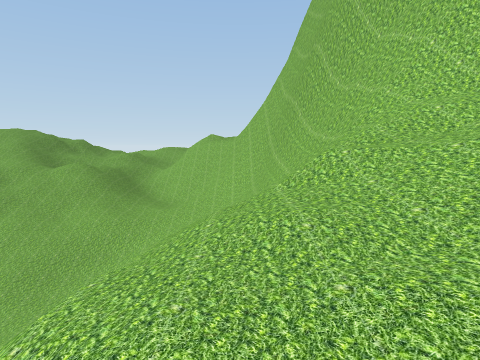
view 1 (above)

16 first-person views from a walk through a scene from a Unity 3-D project. The camera is 1.4 m above the floor, tilts 6° down and sees 75° across. The floor is counted in squares, 2.4 m on a side. Each view is taken from the middle of a square. On the plan, view 1 faces up. The plan holds only what a view shows up to about 9 squares ahead; the rest is blank. The place goes on beyond the plan. The player is left out.

view 2
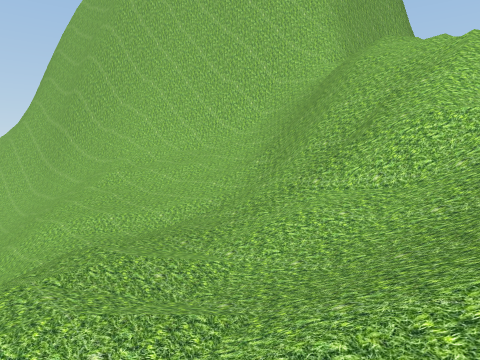

view 3
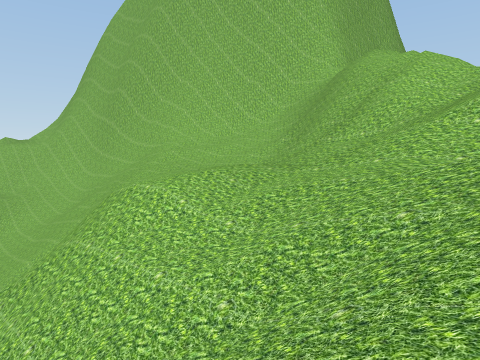

view 4
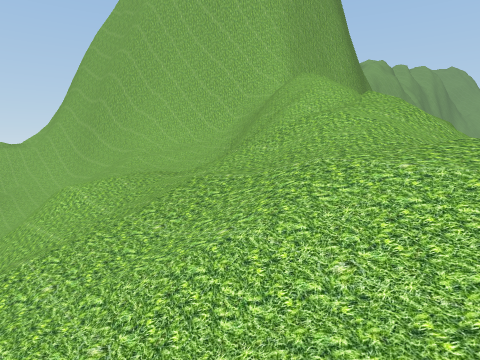

view 5
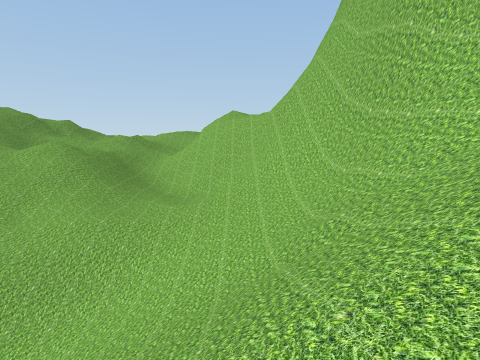

view 6
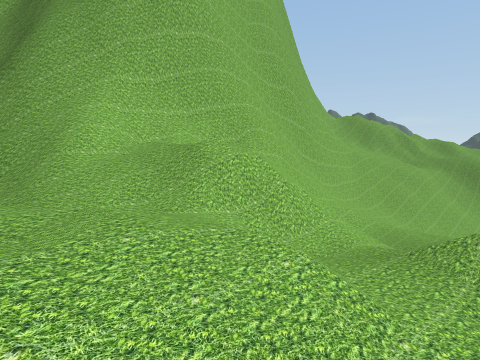

view 7
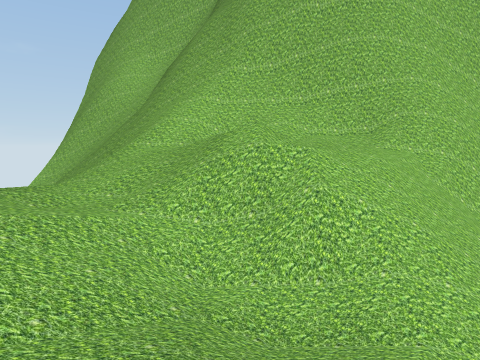

view 8
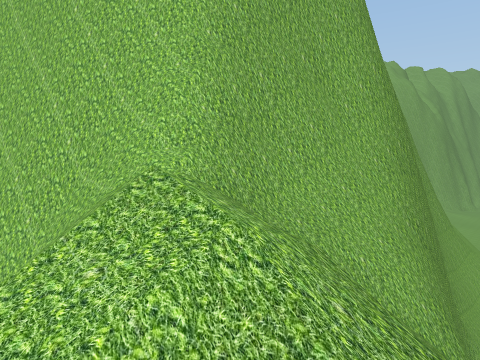

view 9
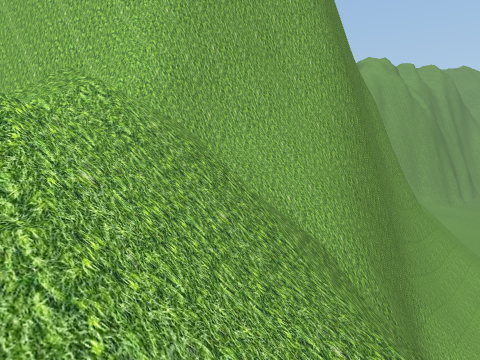

view 10
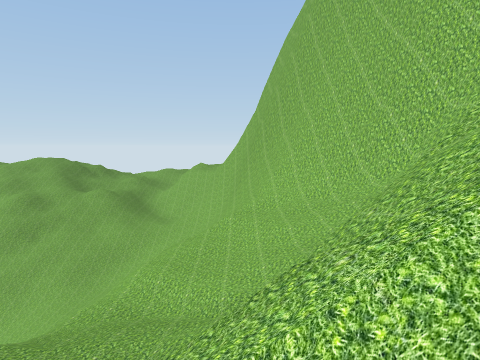

view 11
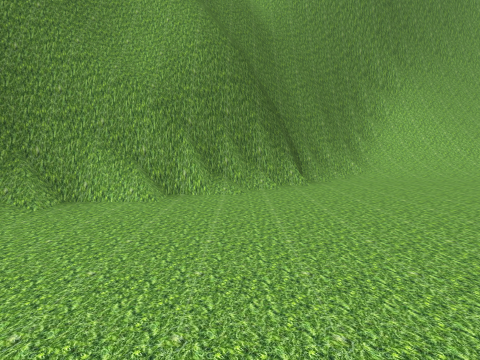

view 12
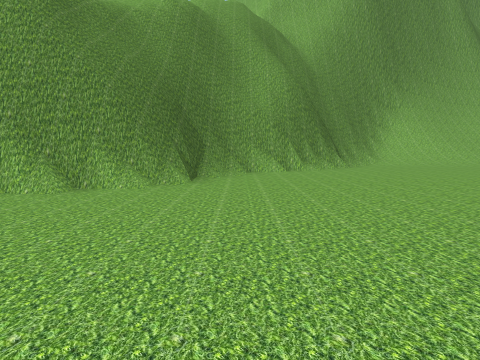

view 13
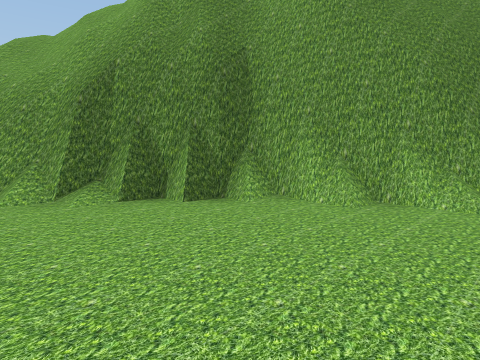

view 14
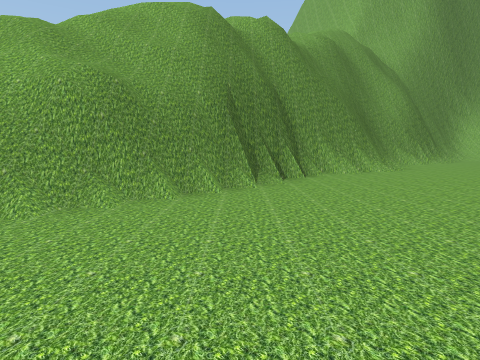

view 15
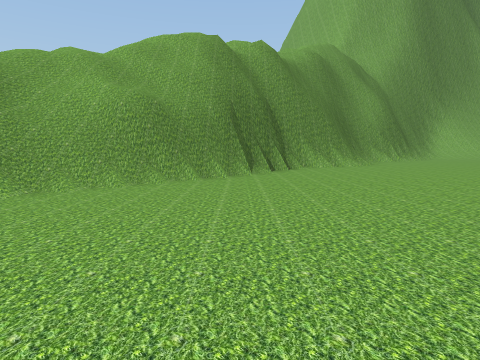

view 16
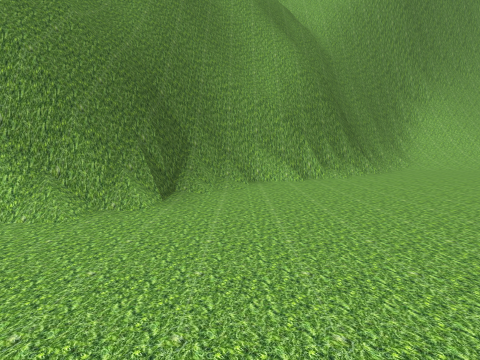

### Floor plan
Key: @ floor where view 1 was taken; # wall or solid block; . main floor; : floor 8.75 m higher than the main floor; / step, stairs or slope; = window, fence, low wall or low ledge; v drop or lower ground.
Columns run from 5 left of view 1 to 14 right of it. Each row starts with its distance up from view 1.
 19        /:#
 18       /=/#
 17 //// //=/#
 16 ///////###
 15 ///////#
 14 ///=//##
 13  /////#
 12 //////#
 11 ////=##
 10 ////=#
  9 /////##
  8 //////#
  7 //////#
  6 //////#
  5 //////##
  4 ///////##
  3 ////////#
  2   //////##
  1     /////##
  0    //@//=###
 -1   =////##/####     #
 -2  //////=///v=#######
 -3  /////////vv####////
 -4  /////////vv##////
 -5  ////// vvv #////
 -6  ///////v ###...
 -7  ///  /v###.....
 -8       v ##.....
 -9     //v##......
-10   //vv##......
-11 ///vv##......
-12 //==##.......
-13 ///v#.......
-14 //##.......
-15 //=.......
-16  /......
-17  /......
-18   .....
-19    ...
-20     .

Positions as (right, up) in squares from view 1, and headings:
1: (0, 0), facing up
2: (-2, -4), facing up-right
3: (-4, -5), facing up-right
4: (-4, -7), facing up-right
5: (-1, 3), facing up
6: (-5, 17), facing down-right
7: (-5, 14), facing right
8: (3, -3), facing up-right
9: (3, -4), facing up-right
10: (1, -4), facing up
11: (6, -11), facing up
12: (4, -15), facing up
13: (3, -14), facing up-left
14: (-1, -18), facing up
15: (-1, -20), facing up
16: (4, -13), facing up
